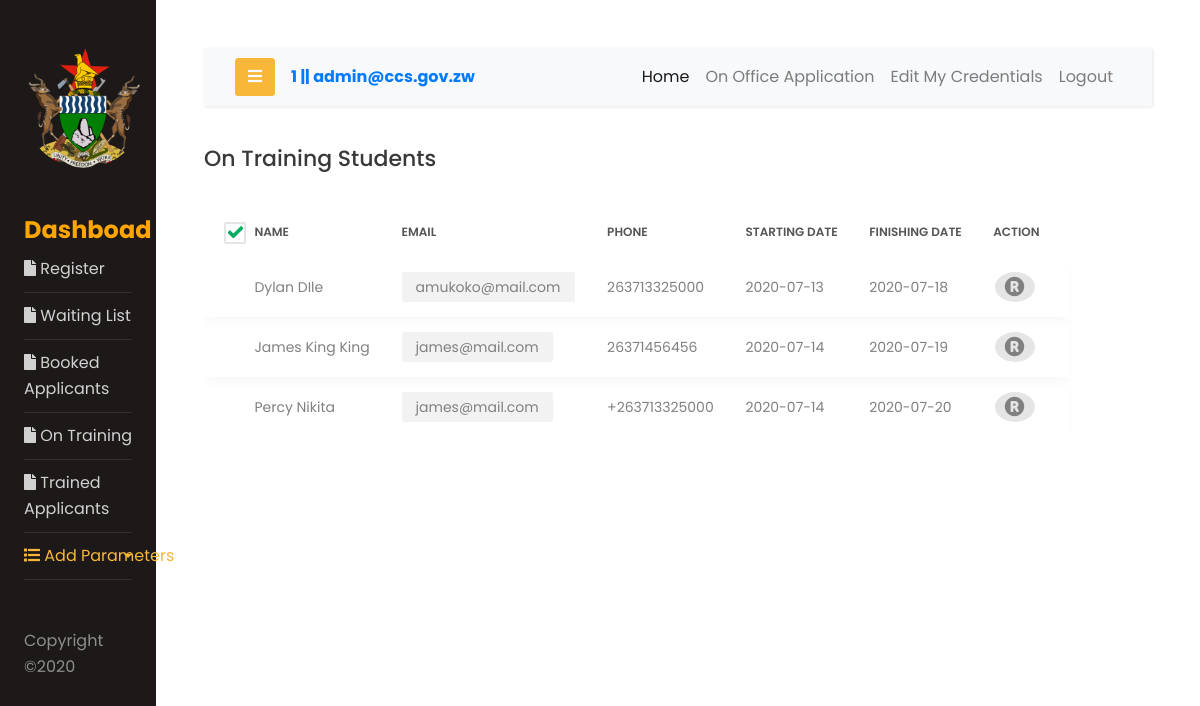
Screenshot of /admin/ontraining.php (signed in) with the database file from the repository.
### tables this page shows
CREATE TABLE `applications` (
  `applicationID` int(20) NOT NULL,
  `firstname` varchar(50) NOT NULL,
  `surname` varchar(30) NOT NULL,
  `IDnumber` varchar(20) NOT NULL,
  `DOB` date NOT NULL,
  `sex` varchar(10) NOT NULL,
  `address` varchar(60) DEFAULT NULL,
  `phoneNumber` varchar(15) DEFAULT NULL,
  `email` varchar(50) DEFAULT NULL,
  `course` int(20) NOT NULL,
  `startingDate` date DEFAULT NULL,
  `finishingDate` date DEFAULT NULL,
  `category` varchar(30) DEFAULT NULL,
  `ministry` int(10) DEFAULT NULL,
  `designation` varchar(30) DEFAULT NULL,
  `status` varchar(30) DEFAULT NULL
);

### admin/ontraining.php (the view, shortened to what this page needs)
<!DOCTYPE html>
<html lang="en">
<head>
    <link rel="stylesheet" href="fonts/css/font-awesome.min.css" />
        <link rel="stylesheet" href="css/style.css">
    <link href="css/font-face.css" rel="stylesheet" media="all">
    <link href="vendor/font-awesome-4.7/css/font-awesome.min.css" rel="stylesheet" media="all">
    <link href="vendor/font-awesome-5/css/fontawesome-all.min.css" rel="stylesheet" media="all">
    <link href="vendor/mdi-font/css/material-design-iconic-font.min.css" rel="stylesheet" media="all">
    <link href="vendor/bootstrap-4.1/bootstrap.min.css" rel="stylesheet" media="all">
    <link href="vendor/animsition/animsition.min.css" rel="stylesheet" media="all">
    <link href="vendor/bootstrap-progressbar/bootstrap-progressbar-3.3.4.min.css" rel="stylesheet" media="all">
    <link href="vendor/wow/animate.css" rel="stylesheet" media="all">
    <link href="vendor/css-hamburgers/hamburgers.min.css" rel="stylesheet" media="all">
    <link href="vendor/slick/slick.css" rel="stylesheet" media="all">
    <link href="vendor/select2/select2.min.css" rel="stylesheet" media="all">
    <link href="vendor/perfect-scrollbar/perfect-scrollbar.css" rel="stylesheet" media="all">
    <link href="css/theme.css" rel="stylesheet" media="all">
<body>
<?php
include_once 'header.php'; ?>
                <div class="row">
                            <div class="col-md-11">
                                <h2 class="title-5 m-b-35">On Training Students</h2>
                                <div class="table-responsive table-responsive-data2">
                                    <table class="table table-data2">
                                        <thead>
                                            <tr>
                                                <th>
                                                    <label class="au-checkbox">
                                                        <span class="au-checkmark"></span>
                                                    </label>
                                                </th>
                                                <th>Name</th>
                                                <th>Email</th>
                                                <th>Phone</th>
                                                <th>Starting Date</th>
                                                <th>Finishing Date</th>
                                                <th>Action</th>
                                            </tr>
                                        </thead>
                                        <tbody>
                        <?php
                            include_once 'php/conn.php';
                                $select = mysqli_query($conn,"SELECT * FROM `applications`  WHERE `status` = 'training' ");
                                if (mysqli_num_rows($select) > 0) {
                                    $rows = mysqli_num_rows($select);
                                    for ($i=0; $i < $rows; $i++) {
                                         $id = mysqli_fetch_assoc($select);
                                            $fname = $id['firstname'];
                                            $sname = $id['surname'];
                                            $email = $id['email'];
                                            $phone = $id['phoneNumber'];
                                            $sDate = $id['startingDate'];
                                            $fDate = $id['finishingDate'];
                                            $app_id = $id['applicationID'];
                                        ?>
                                            <tr class="tr-shadow">
                                                <td>
                                                </td>
                                                <td class="names"><?php echo $fname.' '.$sname; ?></td>
                                                <td class="email2">
                                                    <span class="block-email"><?php echo $email; ?></span>
                                                </td>
                                                <td class="desc"><?php echo $phone; ?></td>
                                                <td class="date2"><?php echo $sDate; ?></td>
                                                <td class="date2"><?php echo $fDate; ?></td>
                                                <td class="table-data-feature">
                                                    <div class="table-data-feature">
                                                        <a href="<?php echo 'mycourse.php?reg_id='.$app_id?>" class="item" data-toggle="tooltip" data-placement="top" title="mark register">
                                                            <i class="fa fa-registered" aria-hidden="true"></i> </a>
                                                    </div>
                                                </td>
                                            </tr>
                                        <?php }} ?>
                                        </tbody>
                                    </table>
                                </div>
                            </div>
                        </div>
                            </div>
                        </div>
</body>
</html>

### rows the page displays
applications: firstname "Dylan", surname "DIle", email "amukoko@mail.com", phoneNumber "263713325000", startingDate "2020-07-13", finishingDate "2020-07-18"
applications: firstname "James King", surname "King", email "james@mail.com", phoneNumber "26371456456", startingDate "2020-07-14", finishingDate "2020-07-19"
applications: firstname "Percy", surname "Nikita", email "james@mail.com", phoneNumber "+263713325000", startingDate "2020-07-14", finishingDate "2020-07-20"

### other values shown
$role "1"
$email "admin@ccs.gov.zw"
